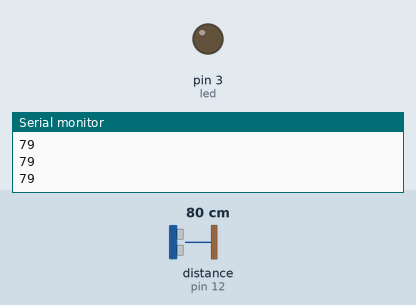
The sketch below on a simulated Arduino Uno, built with avr-gcc and run on an emulated ATmega328P. On the bench: output pins drawn as LEDs (lit = HIGH), the last lines printed to the serial monitor. Wiring (inferred from the names in the program): ultrasonic range finder: trigger pin 11; echo pin 12. The inputs (shaded band) are chosen by the test bench; at power-on: distance to the obstacle (sensor on pin 12) 80 cm. The echo pulse lasts 58.3 µs per cm; pins used as bus, display or sensor lines are not drawn.

Above: at 1.2 s.
1.3 s: distance to the obstacle (sensor on pin 12) set to 9 cm
At 1.8 s:
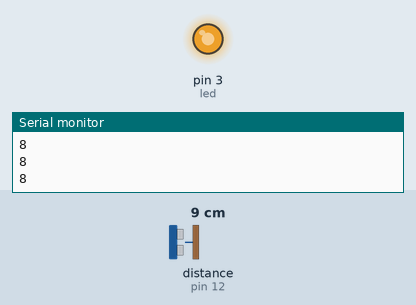
2.8 s: distance to the obstacle (sensor on pin 12) set to 18 cm
At 3.6 s:
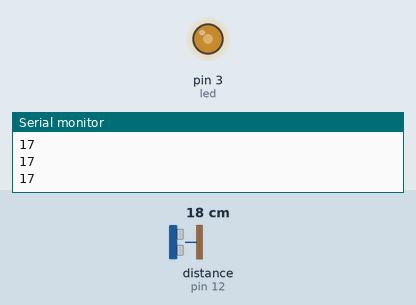
Timing chart, 0 to 5.8 s (numbered marks = the images above; inputs shaded):
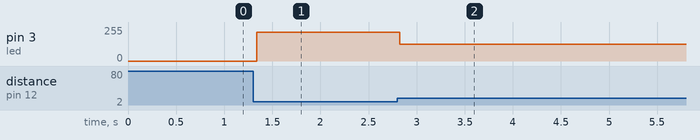

Measured:
- after the input at 1.3 s, pin 3 (led): 0/255 → 215/255 at once
- after the input at 2.8 s, pin 3 (led): 215/255 → 127/255 at once

The sketch:

file19.ino
```cpp
int trig = 11;
int echo = 12;
int duration;
int distances;
int led=3;
void setup() {
  Serial.begin(9600);
  pinMode(trig, OUTPUT);
  pinMode(echo, INPUT);
  pinMode(led,OUTPUT);
}

void loop() {
  digitalWrite(trig, LOW);
  delay(0.002);
  digitalWrite(trig, HIGH);
  delay(0.01);
  digitalWrite(trig, LOW);
  duration = pulseIn(echo, HIGH);
  distances = (duration / 2) * 0.0343;
  Serial.println(distances);
  delay(20);
  int new_distances=map(distances,30,4,0,255);
  if(distances>=4 and distances<=30){
  analogWrite(led,new_distances);
}
}
```
